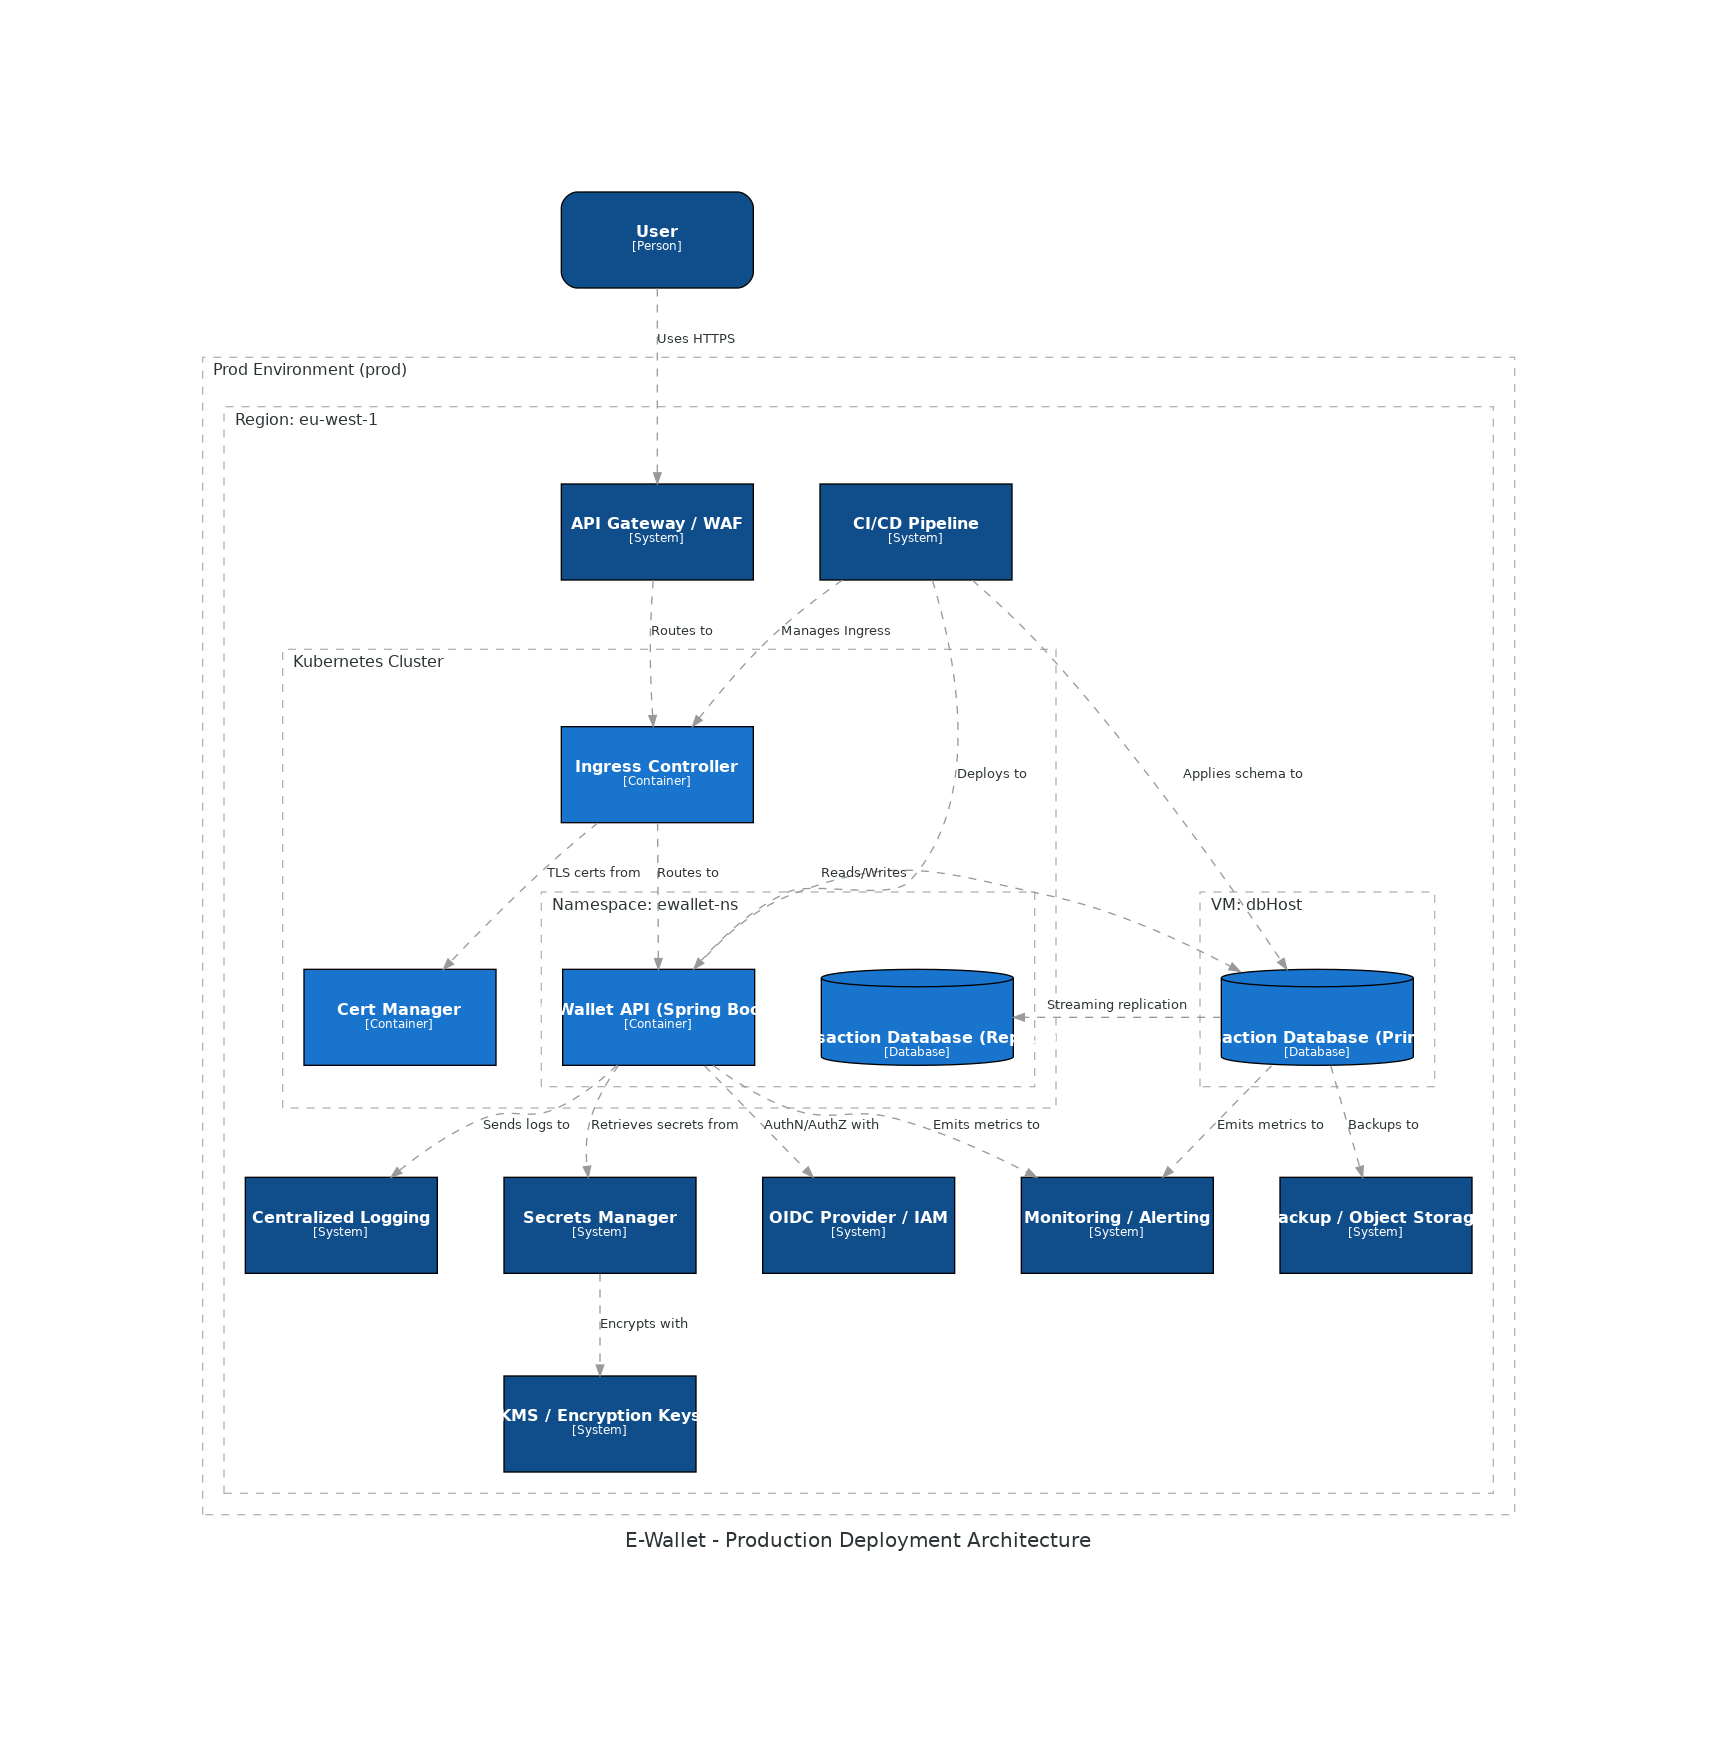

Write Python code to recreate this figure.
from diagrams import Diagram, Cluster
from diagrams.c4 import Container, Database, SystemBoundary, Person, System, Relationship

with Diagram("E-Wallet - Production Deployment Architecture", show=False, filename="docker-deployment", direction="TB"):
    user = Person("User")

    with SystemBoundary("Prod Environment (prod)"):
        with SystemBoundary("Region: eu-west-1"):
            api_gw = System("API Gateway / WAF")
            oidc = System("OIDC Provider / IAM")
            secrets = System("Secrets Manager")
            kms = System("KMS / Encryption Keys")
            monitoring = System("Monitoring / Alerting")
            logging = System("Centralized Logging")
            backup = System("Backup / Object Storage")
            ci = System("CI/CD Pipeline")

            with SystemBoundary("Kubernetes Cluster"):
                ingress = Container("Ingress Controller")
                certmgr = Container("Cert Manager")

                with SystemBoundary("Namespace: ewallet-ns"):
                    api = Container("E-Wallet API (Spring Boot)")
                    db_replica = Database("Transaction Database (Replica)")

            with SystemBoundary("VM: dbHost"):
                db_primary = Database("Transaction Database (Primary)")

            # Access path
            user >> Relationship("Uses HTTPS") >> api_gw
            api_gw >> Relationship("Routes to") >> ingress
            ingress >> Relationship("Routes to") >> api

            # API to data and security services
            api >> Relationship("AuthN/AuthZ with") >> oidc
            api >> Relationship("Reads/Writes") >> db_primary
            db_primary >> Relationship("Streaming replication") >> db_replica

            # Secrets and encryption
            api >> Relationship("Retrieves secrets from") >> secrets
            secrets >> Relationship("Encrypts with") >> kms

            # TLS management
            ingress >> Relationship("TLS certs from") >> certmgr

            # Observability
            api >> Relationship("Emits metrics to") >> monitoring
            api >> Relationship("Sends logs to") >> logging
            db_primary >> Relationship("Emits metrics to") >> monitoring

            # Backup and recovery
            db_primary >> Relationship("Backups to") >> backup

            # CI/CD governance
            ci >> Relationship("Deploys to") >> api
            ci >> Relationship("Manages Ingress") >> ingress
            ci >> Relationship("Applies schema to") >> db_primary
